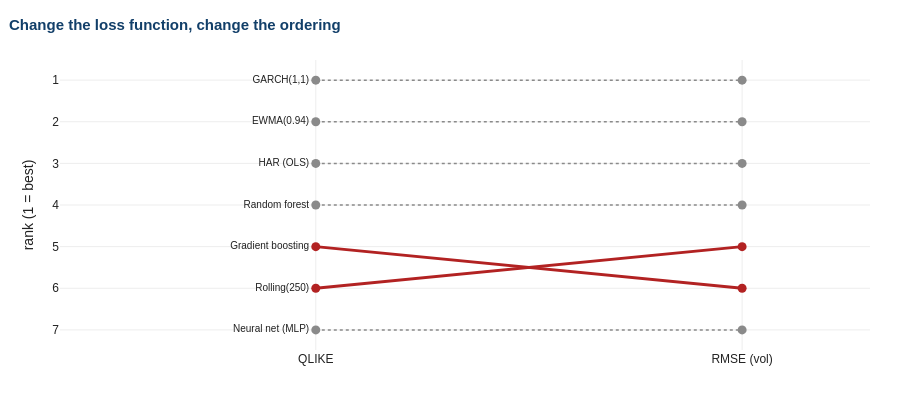

Notebook code for this chart:
### Code cell
order_q = scores.sort_values("rank QLIKE").index.tolist()

fig = go.Figure()
for name in order_q:
    rq = int(scores.loc[name, "rank QLIKE"])
    rr = int(scores.loc[name, "rank RMSE (vol)"])
    moved = rq != rr
    fig.add_trace(go.Scatter(
        x=["QLIKE", "RMSE (vol)"], y=[rq, rr], name=name, mode="lines+markers+text",
        text=[name, ""], textposition="middle left", textfont=dict(size=10),
        line=dict(width=3 if moved else 1.5,
                  color=a6.RED if moved else a6.GREY,
                  dash="solid" if moved else "dot"),
        marker=dict(size=9)))

a6.style(fig, title="Change the loss function, change the ordering",
         ytitle="rank (1 = best)", height=400, legend_top=False)
fig.update_yaxes(autorange="reversed", dtick=1)
fig.update_xaxes(range=[-0.6, 1.3])
fig.update_layout(showlegend=False)
fig.show()

### Figure 1 — Plotly figure (JSON) as saved in the notebook; plotly's stock layout.template omitted (floating-point values rounded to 4 significant figures)
{"data": [{"line": {"color": "#8A8A8A", "dash": "dot", "width": 1.5}, "marker": {"size": 9}, "mode": "lines+markers+text", "name": "GARCH(1,1)", "text": ["GARCH(1,1)", ""], "textfont": {"size": 10}, "textposition": "middle left", "type": "scatter", "x": ["QLIKE", "RMSE (vol)"], "y": [1, 1]}, {"line": {"color": "#8A8A8A", "dash": "dot", "width": 1.5}, "marker": {"size": 9}, "mode": "lines+markers+text", "name": "EWMA(0.94)", "text": ["EWMA(0.94)", ""], "textfont": {"size": 10}, "textposition": "middle left", "type": "scatter", "x": ["QLIKE", "RMSE (vol)"], "y": [2, 2]}, {"line": {"color": "#8A8A8A", "dash": "dot", "width": 1.5}, "marker": {"size": 9}, "mode": "lines+markers+text", "name": "HAR (OLS)", "text": ["HAR (OLS)", ""], "textfont": {"size": 10}, "textposition": "middle left", "type": "scatter", "x": ["QLIKE", "RMSE (vol)"], "y": [3, 3]}, {"line": {"color": "#8A8A8A", "dash": "dot", "width": 1.5}, "marker": {"size": 9}, "mode": "lines+markers+text", "name": "Random forest", "text": ["Random forest", ""], "textfont": {"size": 10}, "textposition": "middle left", "type": "scatter", "x": ["QLIKE", "RMSE (vol)"], "y": [4, 4]}, {"line": {"color": "#B22222", "dash": "solid", "width": 3}, "marker": {"size": 9}, "mode": "lines+markers+text", "name": "Gradient boosting", "text": ["Gradient boosting", ""], "textfont": {"size": 10}, "textposition": "middle left", "type": "scatter", "x": ["QLIKE", "RMSE (vol)"], "y": [5, 6]}, {"line": {"color": "#B22222", "dash": "solid", "width": 3}, "marker": {"size": 9}, "mode": "lines+markers+text", "name": "Rolling(250)", "text": ["Rolling(250)", ""], "textfont": {"size": 10}, "textposition": "middle left", "type": "scatter", "x": ["QLIKE", "RMSE (vol)"], "y": [6, 5]}, {"line": {"color": "#8A8A8A", "dash": "dot", "width": 1.5}, "marker": {"size": 9}, "mode": "lines+markers+text", "name": "Neural net (MLP)", "text": ["Neural net (MLP)", ""], "textfont": {"size": 10}, "textposition": "middle left", "type": "scatter", "x": ["QLIKE", "RMSE (vol)"], "y": [7, 7]}], "layout": {"colorway": ["#123F69", "#E38B29", "#8A8A8A", "#2E7D7B", "#B22222"], "font": {"color": "#222222", "family": "Helvetica, Arial, sans-serif", "size": 12}, "height": 400, "hovermode": "x unified", "margin": {"b": 50, "l": 60, "r": 30, "t": 60}, "showlegend": false, "title": {"font": {"color": "#123F69", "size": 15}, "text": "<b>Change the loss function, change the ordering</b>", "x": 0.01}, "xaxis": {"gridcolor": "#EDEDED", "range": [-0.6, 1.3], "showgrid": true, "zeroline": false}, "yaxis": {"autorange": "reversed", "dtick": 1, "gridcolor": "#EDEDED", "showgrid": true, "title": {"text": "rank (1 = best)"}, "zeroline": false}}}
